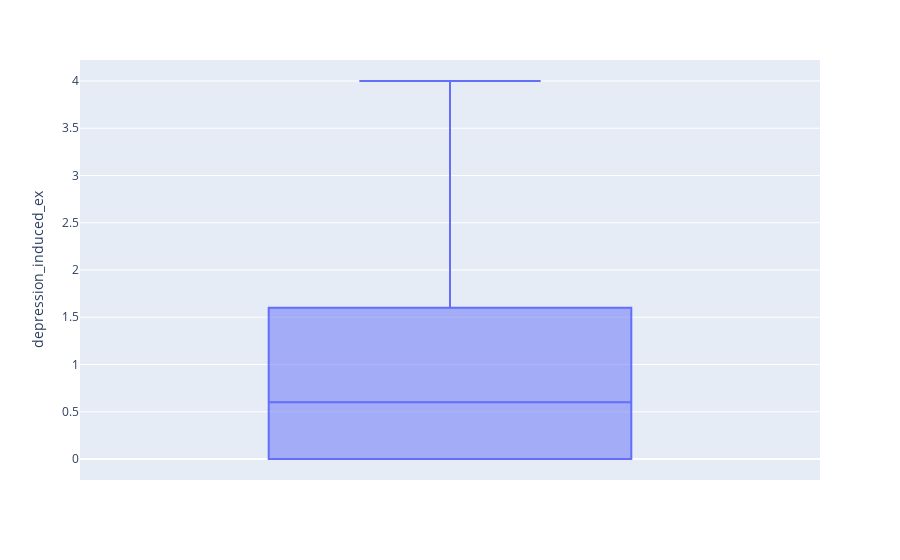

Write notebook code for a chart like this one.
### Code cell
fig = px.box(subset, y='depression_induced_ex')
fig.show()

### Figure 1 — Plotly figure (JSON) as saved in the notebook; plotly's stock layout.template omitted (floating-point values rounded to 4 significant figures; data arrays with more than 128 entries replaced by an {"elided": "..."} marker saying what was removed)
{"data": [{"alignmentgroup": "True", "hovertemplate": "depression_induced_ex=%{y}<extra></extra>", "legendgroup": "", "marker": {"color": "#636efa"}, "name": "", "notched": false, "offsetgroup": "", "orientation": "v", "showlegend": false, "type": "box", "x0": " ", "xaxis": "x", "y": {"elided": "297 float values"}, "y0": " ", "yaxis": "y"}], "layout": {"boxmode": "group", "legend": {"tracegroupgap": 0}, "margin": {"t": 60}, "xaxis": {"anchor": "y", "domain": [0, 1]}, "yaxis": {"anchor": "x", "domain": [0, 1], "title": {"text": "depression_induced_ex"}}}}
